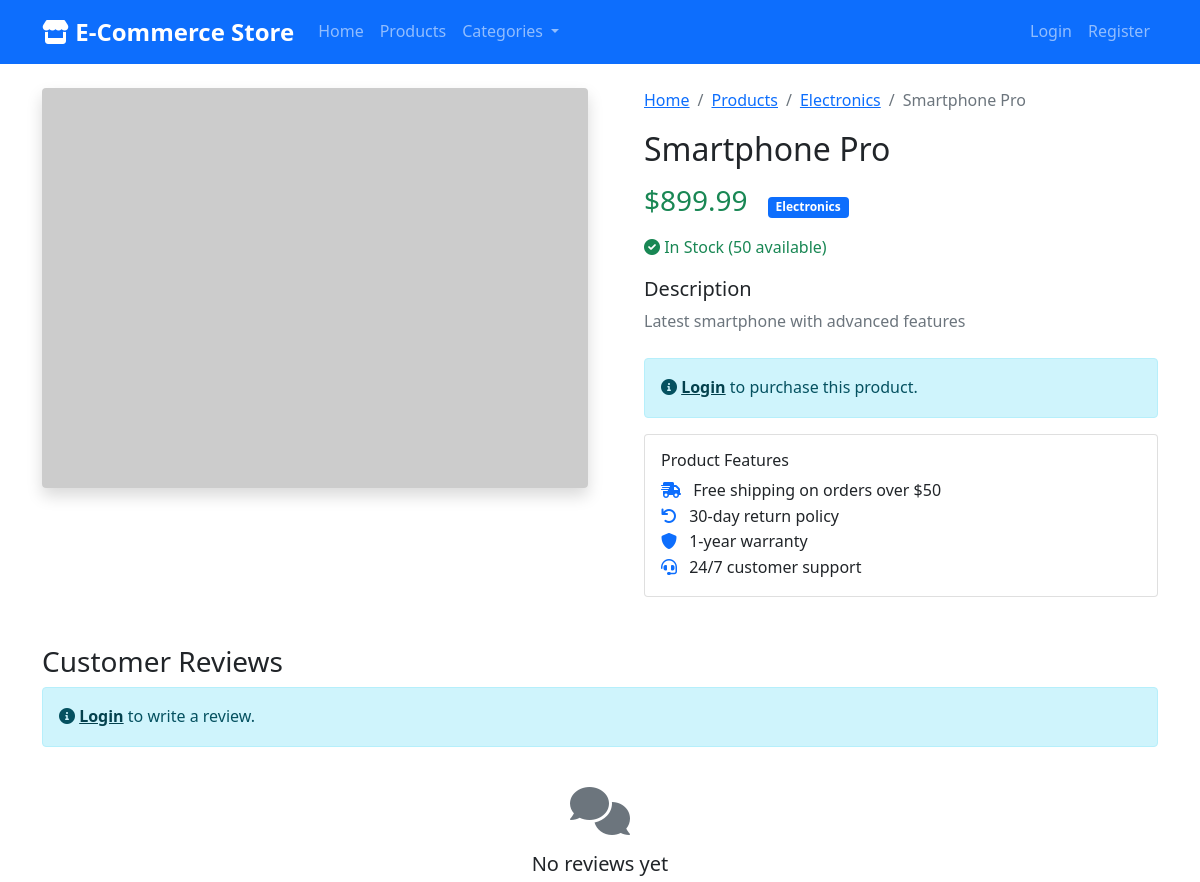
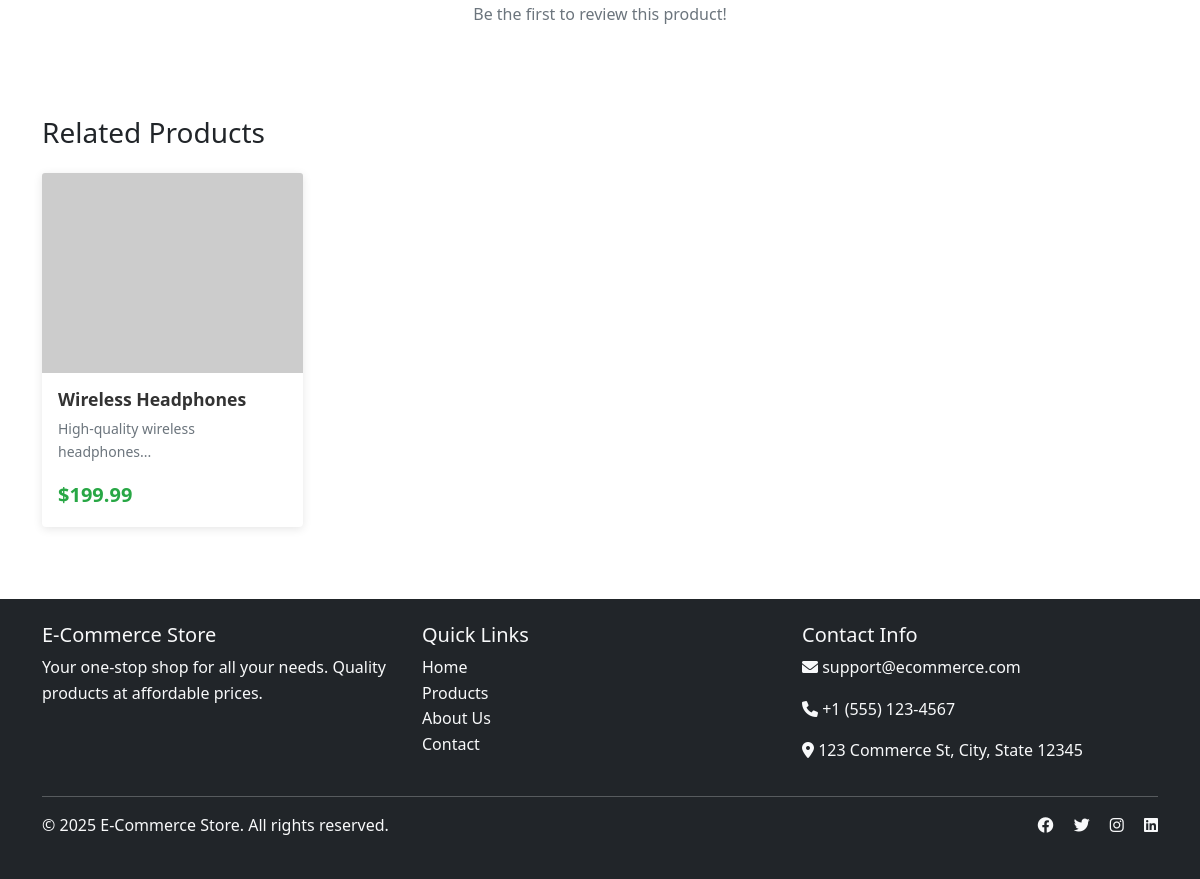
Screenshot of /product.php?id=1 with the database file from the repository (2 pictures, top to bottom).
### tables this page shows
CREATE TABLE products (
    id INT AUTO_INCREMENT PRIMARY KEY,
    name VARCHAR(200) NOT NULL,
    description TEXT,
    price DECIMAL(10, 2) NOT NULL,
    category_id INT,
    stock_quantity INT DEFAULT 0,
    image VARCHAR(255),
    featured BOOLEAN DEFAULT FALSE,
    status ENUM('active', 'inactive') DEFAULT 'active',
    created_at TIMESTAMP DEFAULT CURRENT_TIMESTAMP,
    updated_at TIMESTAMP DEFAULT CURRENT_TIMESTAMP ON UPDATE CURRENT_TIMESTAMP,
    FOREIGN KEY (category_id) REFERENCES categories(id) ON DELETE SET NULL
);

CREATE TABLE categories (
    id INT AUTO_INCREMENT PRIMARY KEY,
    name VARCHAR(100) NOT NULL,
    description TEXT,
    image VARCHAR(255),
    created_at TIMESTAMP DEFAULT CURRENT_TIMESTAMP
);

### includes/functions.php (called while the page is built, shortened)
<?php
function isLoggedIn() {
    return isset($_SESSION['user_id']);
}
function formatPrice($price) {
    return '$' . number_format($price, 2);
}
?>

### product.php (the view, shortened to what this page needs)
<?php
include 'includes/header.php';
$product_id = isset($_GET['id']) ? (int)$_GET['id'] : 0;
$stmt = $pdo->prepare("SELECT p.*, c.name as category_name
                       FROM products p
                       LEFT JOIN categories c ON p.category_id = c.id
                       WHERE p.id = ? AND p.status = 'active'");
$stmt->execute([$product_id]);
$product = $stmt->fetch();
$reviews_stmt = $pdo->prepare("SELECT r.*, u.first_name, u.last_name
                               FROM reviews r
                               JOIN users u ON r.user_id = u.id
                               WHERE r.product_id = ?
                               ORDER BY r.created_at DESC");
$reviews_stmt->execute([$product_id]);
$reviews = $reviews_stmt->fetchAll();
$user_review = null;
$related_stmt = $pdo->prepare("SELECT p.*, c.name as category_name
                               FROM products p
                               LEFT JOIN categories c ON p.category_id = c.id
                               WHERE p.category_id = ? AND p.id != ? AND p.status = 'active'
                               ORDER BY RAND() LIMIT 4");
$related_stmt->execute([$product['category_id'], $product['id']]);
$related_products = $related_stmt->fetchAll();
?>
<div class="row">
    <div class="col-lg-6">
        <div class="product-gallery">
            <img src="<?php echo $product['image'] ?: 'https://via.placeholder.com/500x500?text=' . urlencode($product['name']); ?>"
                 class="img-fluid rounded shadow"
                 alt="<?php echo htmlspecialchars($product['name']); ?>"
                 style="width: 100%; height: 400px; object-fit: cover;">
        </div>
    </div>
    <div class="col-lg-6">
        <div class="product-details">
            <nav aria-label="breadcrumb" class="mb-3">
                <ol class="breadcrumb">
                    <li class="breadcrumb-item"><a href="index.php">Home</a></li>
                    <li class="breadcrumb-item"><a href="products.php">Products</a></li>
                    <?php if ($product['category_name']): ?>
                        <li class="breadcrumb-item">
                            <a href="products.php?category=<?php echo $product['category_id']; ?>">
                                <?php echo htmlspecialchars($product['category_name']); ?>
                            </a>
                        </li>
                    <?php endif; ?>
                    <li class="breadcrumb-item active"><?php echo htmlspecialchars($product['name']); ?></li>
                </ol>
            </nav>
            <h1 class="h2 mb-3"><?php echo htmlspecialchars($product['name']); ?></h1>
            <div class="mb-3">
                <span class="h3 text-success me-3"><?php echo formatPrice($product['price']); ?></span>
                <?php if ($product['category_name']): ?>
                    <span class="badge bg-primary"><?php echo htmlspecialchars($product['category_name']); ?></span>
                <?php endif; ?>
            </div>
            <div class="mb-3">
                <?php if ($product['stock_quantity'] > 0): ?>
                    <span class="text-success">
                        <i class="fas fa-check-circle"></i> In Stock (<?php echo $product['stock_quantity']; ?> available)
                    </span>
                <?php else: ?>
                    <span class="text-danger">
                        <i class="fas fa-times-circle"></i> Out of Stock
                    </span>
                <?php endif; ?>
            </div>
            <div class="mb-4">
                <h5>Description</h5>
                <p class="text-muted"><?php echo nl2br(htmlspecialchars($product['description'])); ?></p>
            </div>
            <?php if ($product['stock_quantity'] > 0): ?>
                <?php if (isLoggedIn()): ?>
                    <form class="mb-4">
                        <div class="row align-items-center">
                            <div class="col-auto">
                                <label for="quantity" class="form-label">Quantity:</label>
                            </div>
                            <div class="col-auto">
                                <div class="quantity-selector">
                                    <button type="button" class="quantity-btn decrease">-</button>
                                    <input type="number" id="quantity" class="quantity-input" value="1" min="1" max="<?php echo $product['stock_quantity']; ?>">
                                    <button type="button" class="quantity-btn increase">+</button>
                                </div>
                            </div>
                        </div>
                        <div class="d-grid gap-2 d-md-flex mt-3">
                            <button type="button" class="btn btn-cart btn-lg flex-fill add-to-cart"
                                    data-product-id="<?php echo $product['id']; ?>">
                                <i class="fas fa-cart-plus"></i> Add to Cart
                            </button>
                            <button type="button" class="btn btn-outline-primary btn-lg">
                                <i class="fas fa-heart"></i> Wishlist
                            </button>
                        </div>
                    </form>
                <?php else: ?>
                    <div class="alert alert-info">
                        <i class="fas fa-info-circle"></i>
                        <a href="login.php" class="alert-link">Login</a> to purchase this product.
                    </div>
                <?php endif; ?>
            <?php endif; ?>
            <div class="card">
                <div class="card-body">
                    <h6 class="card-title">Product Features</h6>
                    <ul class="list-unstyled mb-0">
                        <li><i class="fas fa-shipping-fast text-primary me-2"></i> Free shipping on orders over $50</li>
                        <li><i class="fas fa-undo text-primary me-2"></i> 30-day return policy</li>
                        <li><i class="fas fa-shield-alt text-primary me-2"></i> 1-year warranty</li>
                        <li><i class="fas fa-headset text-primary me-2"></i> 24/7 customer support</li>
                    </ul>
                </div>
            </div>
        </div>
    </div>
</div>
<div class="mt-5">
    <div class="row">
        <div class="col-12">
            <h3>Customer Reviews</h3>
            <?php if (isLoggedIn()): ?>
                <?php if (!$user_review): ?>
                    <div class="card mb-4">
                        <div class="card-header">
                            <h5><i class="fas fa-star"></i> Write a Review</h5>
                        </div>
                        <div class="card-body">
                            <form id="reviewForm">
                                <div class="mb-3">
                                    <label class="form-label">Rating</label>
                                    <div class="rating-input">
                                        <input type="radio" name="rating" value="5" id="star5">
                                        <label for="star5"><i class="fas fa-star"></i></label>
                                        <input type="radio" name="rating" value="4" id="star4">
                                        <label for="star4"><i class="fas fa-star"></i></label>
                                        <input type="radio" name="rating" value="3" id="star3">
                                        <label for="star3"><i class="fas fa-star"></i></label>
                                        <input type="radio" name="rating" value="2" id="star2">
                                        <label for="star2"><i class="fas fa-star"></i></label>
                                        <input type="radio" name="rating" value="1" id="star1">
                                        <label for="star1"><i class="fas fa-star"></i></label>
                                    </div>
                                </div>
                                <div class="mb-3">
                                    <label for="review_text" class="form-label">Your Review</label>
                                    <textarea class="form-control" id="review_text" name="review_text" rows="4"
                                              placeholder="Share your experience with this product..."></textarea>
                                </div>
                                <button type="submit" class="btn btn-primary">
                                    <i class="fas fa-paper-plane"></i> Submit Review
                                </button>
                            </form>
                        </div>
                    </div>
                <?php else: ?>
                    <div class="alert alert-info">
                        <i class="fas fa-info-circle"></i> You have already reviewed this product.
                    </div>
                <?php endif; ?>
            <?php else: ?>
                <div class="alert alert-info">
                    <i class="fas fa-info-circle"></i>
                    <a href="login.php" class="alert-link">Login</a> to write a review.
                </div>
            <?php endif; ?>
            <?php if (!empty($reviews)): ?>
                <div class="reviews-list">
                    <?php foreach ($reviews as $review): ?>
                        <div class="card mb-3">
                            <div class="card-body">
                                <div class="d-flex justify-content-between align-items-start mb-2">
                                    <div>
                                        <h6 class="mb-1"><?php echo htmlspecialchars($review['first_name'] . ' ' . $review['last_name']); ?></h6>
                                        <div class="mb-2">
                                            <?php echo displayStars($review['rating']); ?>
                                            <span class="ms-2 text-muted"><?php echo date('M d, Y', strtotime($review['created_at'])); ?></span>
                                        </div>
                                    </div>
                                </div>
                                <?php if ($review['review_text']): ?>
                                    <p class="mb-0"><?php echo nl2br(htmlspecialchars($review['review_text'])); ?></p>
                                <?php endif; ?>
                            </div>
                        </div>
                    <?php endforeach; ?>
                </div>
            <?php else: ?>
                <div class="text-center py-4">
                    <i class="fas fa-comments text-muted" style="font-size: 3rem;"></i>
                    <h5 class="mt-3">No reviews yet</h5>
                    <p class="text-muted">Be the first to review this product!</p>
                </div>
            <?php endif; ?>
        </div>
    </div>
</div>
<?php if (!empty($related_products)): ?>
<div class="mt-5">
    <h3 class="mb-4">Related Products</h3>
    <div class="row">
        <?php foreach ($related_products as $related): ?>
            <div class="col-md-6 col-lg-3 mb-4">
                <div class="card product-card h-100">
                    <img src="<?php echo $related['image'] ?: 'https://via.placeholder.com/300x200?text=' . urlencode($related['name']); ?>"
                         class="card-img-top product-image"
                         alt="<?php echo htmlspecialchars($related['name']); ?>"
                         style="height: 200px;">
                    <div class="card-body d-flex flex-column">
                        <h6 class="card-title">
                            <a href="product.php?id=<?php echo $related['id']; ?>" class="product-title">
                                <?php echo htmlspecialchars($related['name']); ?>
                            </a>
                        </h6>
                        <p class="card-text text-muted flex-grow-1 small">
                            <?php echo htmlspecialchars(substr($related['description'], 0, 80)) . '...'; ?>
                        </p>
                        <div class="d-flex justify-content-between align-items-center">
                            <span class="product-price"><?php echo formatPrice($related['price']); ?></span>
                        </div>
                    </div>
                </div>
            </div>
        <?php endforeach; ?>
    </div>
</div>
<?php endif; ?>
<?php include 'includes/footer.php'; ?>

### assets/css/style.css (style rules this page uses)
body { font-family: 'Segoe UI', Tahoma, Geneva, Verdana, sans-serif; line-height: 1.6; }
.product-card { transition: transform 0.3s ease, box-shadow 0.3s ease; border: none; box-shadow: 0 2px 10px rgba(0,0,0,0.1); }
.product-image { height: 250px; object-fit: cover; width: 100%; }
.product-title { font-size: 1.1rem; font-weight: 600; color: #333; text-decoration: none; }
.product-price { font-size: 1.25rem; font-weight: bold; color: #28a745; }
.product-gallery { position: sticky; top: 20px; }
.product-details { padding-left: 2rem; }

### rows the page displays
products: category.name "Electronics", name "Smartphone Pro", price "$899.99", stock_quantity "50", description "Latest smartphone with advanced features"
products: name "Wireless Headphones", description "High-quality wireless headphones", price "$199.99"
